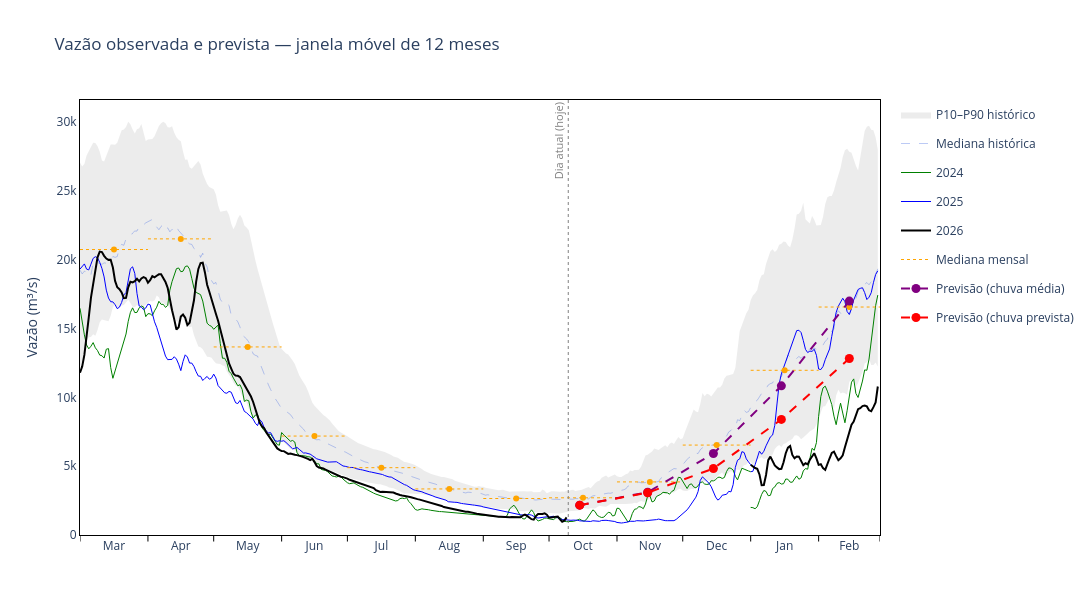

Notebook code for this chart:
### Code cell
import pandas as pd
import plotly.graph_objects as go

# -------------------------------------------------------
# 1. Rolling 12-month window
# -------------------------------------------------------

n = steps + model.params.act

last_forecast = max(
    fcst_avg_prec.index.max(),
    fcst_fcst_prec.index.max(),
)

end_month = pd.Timestamp(last_forecast).replace(day=1)
start_date = end_month - pd.DateOffset(months=11)

# Exclusive right boundary: first day of the next month
end_date = end_month + pd.DateOffset(months=1)

dates = pd.date_range(
    start_date,
    end_date - pd.Timedelta(days=1),
    freq="D",
)

# Current month
current_month = pd.Timestamp.today()#.to_period("M").to_timestamp()

# -------------------------------------------------------
# 2. Historical daily climatology
# -------------------------------------------------------

grouped = qd.groupby([qd.index.month, qd.index.day])["val"]

stats = pd.DataFrame({
    "median": grouped.median(),
    "p10": grouped.quantile(0.10),
    "p90": grouped.quantile(0.90),
})

calendar_days = pd.MultiIndex.from_arrays(
    [dates.month, dates.day]
)

stats = stats.reindex(calendar_days)
stats.index = dates

# -------------------------------------------------------
# 3. Historical percentile envelope and median
# -------------------------------------------------------

fig = go.Figure()

fig.add_scatter(
    x=stats.index,
    y=stats["p10"],
    mode="lines",
    line={"width": 0},
    showlegend=False,
    hoverinfo="skip",
)

fig.add_scatter(
    x=stats.index,
    y=stats["p90"],
    mode="lines",
    name="P10–P90 histórico",
    line={"width": 0},
    fill="tonexty",
    fillcolor="rgba(128,128,128,0.15)",
    hoverinfo="skip",
)

fig.add_scatter(
    x=stats.index,
    y=stats["median"],
    mode="lines",
    name="Mediana histórica",
    line={
        "color": "royalblue",
        "dash": "dash",
        "width": 1,
    },
    opacity=0.35,
)

# -------------------------------------------------------
# 4. Historical years projected onto rolling window
# -------------------------------------------------------

colors = {
    2024: "green",
    2025: "blue",
    2026: "black",
}

split_month = start_date.month

for year, color in colors.items():

    s = qd.loc[str(year), "val"].copy()

    # Remove leap day
    s = s[~((s.index.month == 2) & (s.index.day == 29))]

    segments = [
        s[s.index.month >= split_month],
        s[s.index.month < split_month],
    ]

    for segment_idx, segment in enumerate(segments):

        if segment.empty:
            continue

        target_year = (
            start_date.year if segment_idx == 0
            else end_date.year
        )

        mapped_dates = pd.to_datetime([
            f"{target_year}-{d.month:02d}-{d.day:02d}"
            for d in segment.index
        ])

        fig.add_scatter(
            x=mapped_dates,
            y=segment.values,
            mode="lines",
            name=str(year),
            legendgroup=str(year),
            showlegend=(segment_idx == 0),
            line={
                "color": color,
                "width": 2 if year == 2026 else 1,
            },
        )

# -------------------------------------------------------
# 5. Connect December to January of following year
# -------------------------------------------------------

# Only needed when the rolling window crosses Dec-Jan
year_boundary = pd.Timestamp(
    year=start_date.year + 1,
    month=1,
    day=1,
)

if start_date < year_boundary < end_date:

    for year in [2024, 2025]:

        dec = qd.loc[f"{year}-12", "val"]
        jan = qd.loc[f"{year + 1}-01", "val"]

        if dec.empty or jan.empty:
            continue

        dec_date = dec.index[-1]
        jan_date = jan.index[0]

        x = [
            pd.Timestamp(
                year=year_boundary.year - 1,
                month=12,
                day=dec_date.day,
            ),
            pd.Timestamp(
                year=year_boundary.year,
                month=1,
                day=jan_date.day,
            ),
        ]

        fig.add_scatter(
            x=x,
            y=[dec.iloc[-1], jan.iloc[0]],
            mode="lines",
            line={"color": colors[year], "width": 1},
            showlegend=False,
            hoverinfo="skip",
        )

# -------------------------------------------------------
# 6. Historical monthly median
# -------------------------------------------------------

monthly_median = qd.groupby(qd.index.month)["val"].median()

month_starts = pd.date_range(
    start_date,
    end_date,
    freq="MS",
)

monthly_line_x = []
monthly_line_y = []
monthly_marker_x = []
monthly_marker_y = []

for start, end in zip(month_starts[:-1], month_starts[1:]):

    value = monthly_median.loc[start.month]

    monthly_line_x.extend([start, end, None])
    monthly_line_y.extend([value, value, None])

    monthly_marker_x.append(start + (end - start) / 2)
    monthly_marker_y.append(value)

fig.add_scatter(
    x=monthly_line_x,
    y=monthly_line_y,
    mode="lines",
    name="Mediana mensal",
    line={"color": "orange", "width": 1, "dash": "dot"},
)

fig.add_scatter(
    x=monthly_marker_x,
    y=monthly_marker_y,
    mode="markers",
    marker={"color": "orange", "size": 6},
    showlegend=False,
)

# -------------------------------------------------------
# 7. Hydrological forecasts
# -------------------------------------------------------

fig.add_scatter(
    x=fcst_avg_prec.iloc[-n:].index,
    y=fcst_avg_prec.iloc[-n:].values,
    mode="lines+markers",
    name="Previsão (chuva média)",
    line={
        "color": "purple",
        "width": 2,
        "dash": "dash",
    },
    marker={
        "color": "purple",
        "size": 9,
        "symbol": "circle",
    },
    hovertemplate=(
        "%{x|%b %Y}<br>"
        "Vazão: %{y:,.0f} m³/s"
        "<extra></extra>"
    ),
)

fig.add_scatter(
    x=fcst_fcst_prec.iloc[-n:].index,
    y=fcst_fcst_prec.iloc[-n:].values,
    mode="lines+markers",
    name="Previsão (chuva prevista)",
    line={
        "color": "red",
        "width": 2,
        "dash": "dash",
    },
    marker={
        "color": "red",
        "size": 9,
        "symbol": "circle",
    },
    hovertemplate=(
        "%{x|%b %Y}<br>"
        "Vazão: %{y:,.0f} m³/s"
        "<extra></extra>"
    ),
)

# -------------------------------------------------------
# 8. Current month vertical reference
# -------------------------------------------------------

if start_date <= current_month < end_date:

    fig.add_vline(
        x=current_month,
        line={
            "color": "gray",
            "width": 1,
            "dash": "dot",
        },
    )

    fig.add_annotation(
        x=current_month,
        y=1,
        yref="paper",
        text="Dia atual (hoje)",
        showarrow=False,
        textangle=-90,
        xanchor="right",
        yanchor="top",
        font={"color": "gray", "size": 11},
    )

# -------------------------------------------------------
# 9. X-axis: month boundaries and centered labels
# -------------------------------------------------------

# Beginning of each month, including right boundary
month_boundaries = pd.date_range(
    start_date,
    end_date,
    freq="MS",
)

# Middle of each month
month_centers = [
    start + (end - start) / 2
    for start, end in zip(
        month_boundaries[:-1],
        month_boundaries[1:],
    )
]

month_labels = [
    date.strftime("%b")
    for date in month_centers
]

# Small ticks at month boundaries
# Using shapes guarantees alignment with month starts
for boundary in month_boundaries:

    fig.add_shape(
        type="line",
        x0=boundary,
        x1=boundary,
        y0=0,
        y1=-0.015,
        yref="paper",
        line={"color": "black", "width": 1},
    )

# -------------------------------------------------------
# 10. Layout
# -------------------------------------------------------

fig.update_layout(
    title="Vazão observada e prevista — janela móvel de 12 meses",
    width=1200,
    height=600,
    plot_bgcolor="white",
    paper_bgcolor="white",
    margin={"b": 65},
    xaxis={
        "title": "",
        "showline": True,
        "linecolor": "black",
        "mirror": True,
        "range": [start_date, end_date],

        # Labels centered within their months
        "tickmode": "array",
        "tickvals": month_centers,
        "ticktext": month_labels,
        "ticks": "",

        "tickfont": {"size": 12},
        "showgrid": False,
    },
    yaxis={
        "title": "Vazão (m³/s)",
        "showline": True,
        "linecolor": "black",
        "mirror": True,
        "rangemode": "tozero",
    },
    legend={
        "orientation": "v",
        "x": 1.02,
        "y": 1,
    },
    hovermode="closest",
)

fig.show()

### Figure 1 — Plotly figure (JSON) as saved in the notebook; plotly's stock layout.template omitted (floating-point values rounded to 4 significant figures; data arrays with more than 128 entries replaced by an {"elided": "..."} marker saying what was removed)
{"data": [{"hoverinfo": "skip", "line": {"width": 0}, "mode": "lines", "showlegend": false, "type": "scatter", "x": {"elided": "365 str values"}, "y": {"elided": "365 float values"}}, {"fill": "tonexty", "fillcolor": "rgba(128,128,128,0.15)", "hoverinfo": "skip", "line": {"width": 0}, "mode": "lines", "name": "P10–P90 histórico", "type": "scatter", "x": {"elided": "365 str values"}, "y": {"elided": "365 float values"}}, {"line": {"color": "royalblue", "dash": "dash", "width": 1}, "mode": "lines", "name": "Mediana histórica", "opacity": 0.35, "type": "scatter", "x": {"elided": "365 str values"}, "y": {"elided": "365 float values"}}, {"legendgroup": "2024", "line": {"color": "green", "width": 1}, "mode": "lines", "name": "2024", "showlegend": true, "type": "scatter", "x": {"elided": "306 str values"}, "y": {"elided": "306 float values"}}, {"legendgroup": "2024", "line": {"color": "green", "width": 1}, "mode": "lines", "name": "2024", "showlegend": false, "type": "scatter", "x": ["2027-01-01T00:00:00.000000000", "2027-01-02T00:00:00.000000000", "2027-01-03T00:00:00.000000000", "2027-01-04T00:00:00.000000000", "2027-01-05T00:00:00.000000000", "2027-01-06T00:00:00.000000000", "2027-01-07T00:00:00.000000000", "2027-01-08T00:00:00.000000000", "2027-01-09T00:00:00.000000000", "2027-01-10T00:00:00.000000000", "2027-01-11T00:00:00.000000000", "2027-01-12T00:00:00.000000000", "2027-01-13T00:00:00.000000000", "2027-01-14T00:00:00.000000000", "2027-01-15T00:00:00.000000000", "2027-01-16T00:00:00.000000000", "2027-01-17T00:00:00.000000000", "2027-01-18T00:00:00.000000000", "2027-01-19T00:00:00.000000000", "2027-01-20T00:00:00.000000000", "2027-01-21T00:00:00.000000000", "2027-01-22T00:00:00.000000000", "2027-01-23T00:00:00.000000000", "2027-01-24T00:00:00.000000000", "2027-01-25T00:00:00.000000000", "2027-01-26T00:00:00.000000000", "2027-01-27T00:00:00.000000000", "2027-01-28T00:00:00.000000000", "2027-01-29T00:00:00.000000000", "2027-01-30T00:00:00.000000000", "2027-01-31T00:00:00.000000000", "2027-02-01T00:00:00.000000000", "2027-02-02T00:00:00.000000000", "2027-02-03T00:00:00.000000000", "2027-02-04T00:00:00.000000000", "2027-02-05T00:00:00.000000000", "2027-02-06T00:00:00.000000000", "2027-02-07T00:00:00.000000000", "2027-02-08T00:00:00.000000000", "2027-02-09T00:00:00.000000000", "2027-02-10T00:00:00.000000000", "2027-02-11T00:00:00.000000000", "2027-02-12T00:00:00.000000000", "2027-02-13T00:00:00.000000000", "2027-02-14T00:00:00.000000000", "2027-02-15T00:00:00.000000000", "2027-02-16T00:00:00.000000000", "2027-02-17T00:00:00.000000000", "2027-02-18T00:00:00.000000000", "2027-02-19T00:00:00.000000000", "2027-02-20T00:00:00.000000000", "2027-02-21T00:00:00.000000000", "2027-02-22T00:00:00.000000000", "2027-02-23T00:00:00.000000000", "2027-02-24T00:00:00.000000000", "2027-02-25T00:00:00.000000000", "2027-02-26T00:00:00.000000000", "2027-02-27T00:00:00.000000000", "2027-02-28T00:00:00.000000000"], "y": [2005.0, 1986.0, 1907.0, 2055.0, 2494.0, 2949.0, 3234.0, 3166.0, 2854.0, 2883.0, 3374.0, 3492.0, 3750.0, 3807.0, 3701.0, 3725.0, 4067.0, 4050.0, 3840.0, 3832.0, 4075.0, 4290.0, 4050.0, 4152.0, 4653.0, 4825.0, 4780.0, 5680.0, 6295.0, 6151.0, 6712.0, 8619.0, 10050.0, 10680.0, 10810.0, 10450.0, 9926.0, 9478.0, 8631.0, 8014.0, 8857.0, 9576.0, 8857.0, 8152.0, 9026.0, 10040.0, 11100.0, 11340.0, 10280.0, 9989.0, 10560.0, 11180.0, 11990.0, 11960.0, 12780.0, 14110.0, 15520.0, 16660.0, 17430.0]}, {"legendgroup": "2025", "line": {"color": "blue", "width": 1}, "mode": "lines", "name": "2025", "showlegend": true, "type": "scatter", "x": {"elided": "306 str values"}, "y": {"elided": "306 float values"}}, {"legendgroup": "2025", "line": {"color": "blue", "width": 1}, "mode": "lines", "name": "2025", "showlegend": false, "type": "scatter", "x": ["2027-01-01T00:00:00.000000000", "2027-01-02T00:00:00.000000000", "2027-01-03T00:00:00.000000000", "2027-01-04T00:00:00.000000000", "2027-01-05T00:00:00.000000000", "2027-01-06T00:00:00.000000000", "2027-01-07T00:00:00.000000000", "2027-01-08T00:00:00.000000000", "2027-01-09T00:00:00.000000000", "2027-01-10T00:00:00.000000000", "2027-01-11T00:00:00.000000000", "2027-01-12T00:00:00.000000000", "2027-01-13T00:00:00.000000000", "2027-01-14T00:00:00.000000000", "2027-01-15T00:00:00.000000000", "2027-01-16T00:00:00.000000000", "2027-01-17T00:00:00.000000000", "2027-01-18T00:00:00.000000000", "2027-01-19T00:00:00.000000000", "2027-01-20T00:00:00.000000000", "2027-01-21T00:00:00.000000000", "2027-01-22T00:00:00.000000000", "2027-01-23T00:00:00.000000000", "2027-01-24T00:00:00.000000000", "2027-01-25T00:00:00.000000000", "2027-01-26T00:00:00.000000000", "2027-01-27T00:00:00.000000000", "2027-01-28T00:00:00.000000000", "2027-01-29T00:00:00.000000000", "2027-01-30T00:00:00.000000000", "2027-01-31T00:00:00.000000000", "2027-02-01T00:00:00.000000000", "2027-02-02T00:00:00.000000000", "2027-02-03T00:00:00.000000000", "2027-02-04T00:00:00.000000000", "2027-02-05T00:00:00.000000000", "2027-02-06T00:00:00.000000000", "2027-02-07T00:00:00.000000000", "2027-02-08T00:00:00.000000000", "2027-02-09T00:00:00.000000000", "2027-02-10T00:00:00.000000000", "2027-02-11T00:00:00.000000000", "2027-02-12T00:00:00.000000000", "2027-02-13T00:00:00.000000000", "2027-02-14T00:00:00.000000000", "2027-02-15T00:00:00.000000000", "2027-02-16T00:00:00.000000000", "2027-02-17T00:00:00.000000000", "2027-02-18T00:00:00.000000000", "2027-02-19T00:00:00.000000000", "2027-02-20T00:00:00.000000000", "2027-02-21T00:00:00.000000000", "2027-02-22T00:00:00.000000000", "2027-02-23T00:00:00.000000000", "2027-02-24T00:00:00.000000000", "2027-02-25T00:00:00.000000000", "2027-02-26T00:00:00.000000000", "2027-02-27T00:00:00.000000000", "2027-02-28T00:00:00.000000000"], "y": [4596.0, 4626.0, 5101.0, 5555.0, 6091.0, 5867.0, 6081.0, 6475.0, 6769.0, 7129.0, 7261.0, 7965.0, 9518.0, 10980.0, 11700.0, 12170.0, 12510.0, 13090.0, 13490.0, 14000.0, 14510.0, 14850.0, 14870.0, 14700.0, 14130.0, 13480.0, 13250.0, 13360.0, 13340.0, 13490.0, 13050.0, 12050.0, 12020.0, 12240.0, 12730.0, 13090.0, 13510.0, 14430.0, 15390.0, 16180.0, 16620.0, 16940.0, 17200.0, 16950.0, 16230.0, 16020.0, 16460.0, 17070.0, 17460.0, 17830.0, 17910.0, 17960.0, 17610.0, 17100.0, 17270.0, 17600.0, 18320.0, 18920.0, 19190.0]}, {"legendgroup": "2026", "line": {"color": "black", "width": 2}, "mode": "lines", "name": "2026", "showlegend": true, "type": "scatter", "x": {"elided": "223 str values"}, "y": {"elided": "223 float values"}}, {"legendgroup": "2026", "line": {"color": "black", "width": 2}, "mode": "lines", "name": "2026", "showlegend": false, "type": "scatter", "x": ["2027-01-01T00:00:00.000000000", "2027-01-02T00:00:00.000000000", "2027-01-03T00:00:00.000000000", "2027-01-04T00:00:00.000000000", "2027-01-05T00:00:00.000000000", "2027-01-06T00:00:00.000000000", "2027-01-07T00:00:00.000000000", "2027-01-08T00:00:00.000000000", "2027-01-09T00:00:00.000000000", "2027-01-10T00:00:00.000000000", "2027-01-11T00:00:00.000000000", "2027-01-12T00:00:00.000000000", "2027-01-13T00:00:00.000000000", "2027-01-14T00:00:00.000000000", "2027-01-15T00:00:00.000000000", "2027-01-16T00:00:00.000000000", "2027-01-17T00:00:00.000000000", "2027-01-18T00:00:00.000000000", "2027-01-19T00:00:00.000000000", "2027-01-20T00:00:00.000000000", "2027-01-21T00:00:00.000000000", "2027-01-22T00:00:00.000000000", "2027-01-23T00:00:00.000000000", "2027-01-24T00:00:00.000000000", "2027-01-25T00:00:00.000000000", "2027-01-26T00:00:00.000000000", "2027-01-27T00:00:00.000000000", "2027-01-28T00:00:00.000000000", "2027-01-29T00:00:00.000000000", "2027-01-30T00:00:00.000000000", "2027-01-31T00:00:00.000000000", "2027-02-01T00:00:00.000000000", "2027-02-02T00:00:00.000000000", "2027-02-03T00:00:00.000000000", "2027-02-04T00:00:00.000000000", "2027-02-05T00:00:00.000000000", "2027-02-06T00:00:00.000000000", "2027-02-07T00:00:00.000000000", "2027-02-08T00:00:00.000000000", "2027-02-09T00:00:00.000000000", "2027-02-10T00:00:00.000000000", "2027-02-11T00:00:00.000000000", "2027-02-12T00:00:00.000000000", "2027-02-13T00:00:00.000000000", "2027-02-14T00:00:00.000000000", "2027-02-15T00:00:00.000000000", "2027-02-16T00:00:00.000000000", "2027-02-17T00:00:00.000000000", "2027-02-18T00:00:00.000000000", "2027-02-19T00:00:00.000000000", "2027-02-20T00:00:00.000000000", "2027-02-21T00:00:00.000000000", "2027-02-22T00:00:00.000000000", "2027-02-23T00:00:00.000000000", "2027-02-24T00:00:00.000000000", "2027-02-25T00:00:00.000000000", "2027-02-26T00:00:00.000000000", "2027-02-27T00:00:00.000000000", "2027-02-28T00:00:00.000000000"], "y": [5101.0, 4963.0, 4865.0, 4803.0, 4400.0, 3620.0, 3626.0, 4362.0, 5434.0, 5693.0, 5324.0, 5055.0, 4909.0, 4787.0, 4808.0, 5281.0, 5942.0, 6342.0, 6470.0, 5815.0, 5576.0, 5705.0, 5692.0, 5325.0, 5075.0, 5217.0, 5127.0, 5466.0, 5750.0, 5936.0, 5569.0, 5095.0, 5142.0, 4856.0, 4732.0, 5216.0, 5575.0, 5968.0, 6061.0, 5731.0, 5434.0, 5571.0, 5786.0, 6378.0, 6989.0, 7492.0, 8015.0, 8234.0, 8738.0, 9137.0, 9213.0, 9361.0, 9396.0, 9339.0, 9057.0, 8986.0, 9285.0, 9626.0, 10790.0]}, {"hoverinfo": "skip", "line": {"color": "green", "width": 1}, "mode": "lines", "showlegend": false, "type": "scatter", "x": ["2026-12-31T00:00:00", "2027-01-01T00:00:00"], "y": [4652.0, 4596.0]}, {"hoverinfo": "skip", "line": {"color": "blue", "width": 1}, "mode": "lines", "showlegend": false, "type": "scatter", "x": ["2026-12-31T00:00:00", "2027-01-01T00:00:00"], "y": [5313.0, 5101.0]}, {"line": {"color": "orange", "dash": "dot", "width": 1}, "mode": "lines", "name": "Mediana mensal", "type": "scatter", "x": ["2026-03-01T00:00:00", "2026-04-01T00:00:00", null, "2026-04-01T00:00:00", "2026-05-01T00:00:00", null, "2026-05-01T00:00:00", "2026-06-01T00:00:00", null, "2026-06-01T00:00:00", "2026-07-01T00:00:00", null, "2026-07-01T00:00:00", "2026-08-01T00:00:00", null, "2026-08-01T00:00:00", "2026-09-01T00:00:00", null, "2026-09-01T00:00:00", "2026-10-01T00:00:00", null, "2026-10-01T00:00:00", "2026-11-01T00:00:00", null, "2026-11-01T00:00:00", "2026-12-01T00:00:00", null, "2026-12-01T00:00:00", "2027-01-01T00:00:00", null, "2027-01-01T00:00:00", "2027-02-01T00:00:00", null, "2027-02-01T00:00:00", "2027-03-01T00:00:00", null], "y": [20740.0, 20740.0, null, 21510.0, 21510.0, null, 13660.0, 13660.0, null, 7187.0, 7187.0, null, 4890.0, 4890.0, null, 3345.0, 3345.0, null, 2651.0, 2651.0, null, 2702.0, 2702.0, null, 3855.0, 3855.0, null, 6532.0, 6532.0, null, 11960.0, 11960.0, null, 16560.0, 16560.0, null]}, {"marker": {"color": "orange", "size": 6}, "mode": "markers", "showlegend": false, "type": "scatter", "x": ["2026-03-16T12:00:00", "2026-04-16T00:00:00", "2026-05-16T12:00:00", "2026-06-16T00:00:00", "2026-07-16T12:00:00", "2026-08-16T12:00:00", "2026-09-16T00:00:00", "2026-10-16T12:00:00", "2026-11-16T00:00:00", "2026-12-16T12:00:00", "2027-01-16T12:00:00", "2027-02-15T00:00:00"], "y": [20740.0, 21510.0, 13660.0, 7187.0, 4890.0, 3345.0, 2651.0, 2702.0, 3855.0, 6532.0, 11960.0, 16560.0]}, {"hovertemplate": "%{x|%b %Y}<br>Vazão: %{y:,.0f} m³/s<extra></extra>", "line": {"color": "purple", "dash": "dash", "width": 2}, "marker": {"color": "purple", "size": 9, "symbol": "circle"}, "mode": "lines+markers", "name": "Previsão (chuva média)", "type": "scatter", "x": ["2026-10-15T00:00:00.000000000", "2026-11-15T00:00:00.000000000", "2026-12-15T00:00:00.000000000", "2027-01-15T00:00:00.000000000", "2027-02-15T00:00:00.000000000"], "y": [2166.0, 3103.0, 5922.0, 10830.0, 16990.0]}, {"hovertemplate": "%{x|%b %Y}<br>Vazão: %{y:,.0f} m³/s<extra></extra>", "line": {"color": "red", "dash": "dash", "width": 2}, "marker": {"color": "red", "size": 9, "symbol": "circle"}, "mode": "lines+markers", "name": "Previsão (chuva prevista)", "type": "scatter", "x": ["2026-10-15T00:00:00.000000000", "2026-11-15T00:00:00.000000000", "2026-12-15T00:00:00.000000000", "2027-01-15T00:00:00.000000000", "2027-02-15T00:00:00.000000000"], "y": [2166.0, 3071.0, 4829.0, 8396.0, 12820.0]}], "layout": {"annotations": [{"font": {"color": "gray", "size": 11}, "showarrow": false, "text": "Dia atual (hoje)", "textangle": -90, "x": "2026-10-09T18:29:16.831127", "xanchor": "right", "y": 1, "yanchor": "top", "yref": "paper"}], "height": 600, "hovermode": "closest", "legend": {"orientation": "v", "x": 1.02, "y": 1}, "margin": {"b": 65}, "paper_bgcolor": "white", "plot_bgcolor": "white", "shapes": [{"line": {"color": "gray", "dash": "dot", "width": 1}, "type": "line", "x0": "2026-10-09T18:29:16.831127", "x1": "2026-10-09T18:29:16.831127", "xref": "x", "y0": 0, "y1": 1, "yref": "y domain"}, {"line": {"color": "black", "width": 1}, "type": "line", "x0": "2026-03-01T00:00:00", "x1": "2026-03-01T00:00:00", "y0": 0, "y1": -0.015, "yref": "paper"}, {"line": {"color": "black", "width": 1}, "type": "line", "x0": "2026-04-01T00:00:00", "x1": "2026-04-01T00:00:00", "y0": 0, "y1": -0.015, "yref": "paper"}, {"line": {"color": "black", "width": 1}, "type": "line", "x0": "2026-05-01T00:00:00", "x1": "2026-05-01T00:00:00", "y0": 0, "y1": -0.015, "yref": "paper"}, {"line": {"color": "black", "width": 1}, "type": "line", "x0": "2026-06-01T00:00:00", "x1": "2026-06-01T00:00:00", "y0": 0, "y1": -0.015, "yref": "paper"}, {"line": {"color": "black", "width": 1}, "type": "line", "x0": "2026-07-01T00:00:00", "x1": "2026-07-01T00:00:00", "y0": 0, "y1": -0.015, "yref": "paper"}, {"line": {"color": "black", "width": 1}, "type": "line", "x0": "2026-08-01T00:00:00", "x1": "2026-08-01T00:00:00", "y0": 0, "y1": -0.015, "yref": "paper"}, {"line": {"color": "black", "width": 1}, "type": "line", "x0": "2026-09-01T00:00:00", "x1": "2026-09-01T00:00:00", "y0": 0, "y1": -0.015, "yref": "paper"}, {"line": {"color": "black", "width": 1}, "type": "line", "x0": "2026-10-01T00:00:00", "x1": "2026-10-01T00:00:00", "y0": 0, "y1": -0.015, "yref": "paper"}, {"line": {"color": "black", "width": 1}, "type": "line", "x0": "2026-11-01T00:00:00", "x1": "2026-11-01T00:00:00", "y0": 0, "y1": -0.015, "yref": "paper"}, {"line": {"color": "black", "width": 1}, "type": "line", "x0": "2026-12-01T00:00:00", "x1": "2026-12-01T00:00:00", "y0": 0, "y1": -0.015, "yref": "paper"}, {"line": {"color": "black", "width": 1}, "type": "line", "x0": "2027-01-01T00:00:00", "x1": "2027-01-01T00:00:00", "y0": 0, "y1": -0.015, "yref": "paper"}, {"line": {"color": "black", "width": 1}, "type": "line", "x0": "2027-02-01T00:00:00", "x1": "2027-02-01T00:00:00", "y0": 0, "y1": -0.015, "yref": "paper"}, {"line": {"color": "black", "width": 1}, "type": "line", "x0": "2027-03-01T00:00:00", "x1": "2027-03-01T00:00:00", "y0": 0, "y1": -0.015, "yref": "paper"}], "title": {"text": "Vazão observada e prevista — janela móvel de 12 meses"}, "width": 1200, "xaxis": {"linecolor": "black", "mirror": true, "range": ["2026-03-01T00:00:00", "2027-03-01T00:00:00"], "showgrid": false, "showline": true, "tickfont": {"size": 12}, "tickmode": "array", "ticks": "", "ticktext": ["Mar", "Apr", "May", "Jun", "Jul", "Aug", "Sep", "Oct", "Nov", "Dec", "Jan", "Feb"], "tickvals": ["2026-03-16T12:00:00", "2026-04-16T00:00:00", "2026-05-16T12:00:00", "2026-06-16T00:00:00", "2026-07-16T12:00:00", "2026-08-16T12:00:00", "2026-09-16T00:00:00", "2026-10-16T12:00:00", "2026-11-16T00:00:00", "2026-12-16T12:00:00", "2027-01-16T12:00:00", "2027-02-15T00:00:00"], "title": {"text": ""}}, "yaxis": {"linecolor": "black", "mirror": true, "rangemode": "tozero", "showline": true, "title": {"text": "Vazão (m³/s)"}}}}
